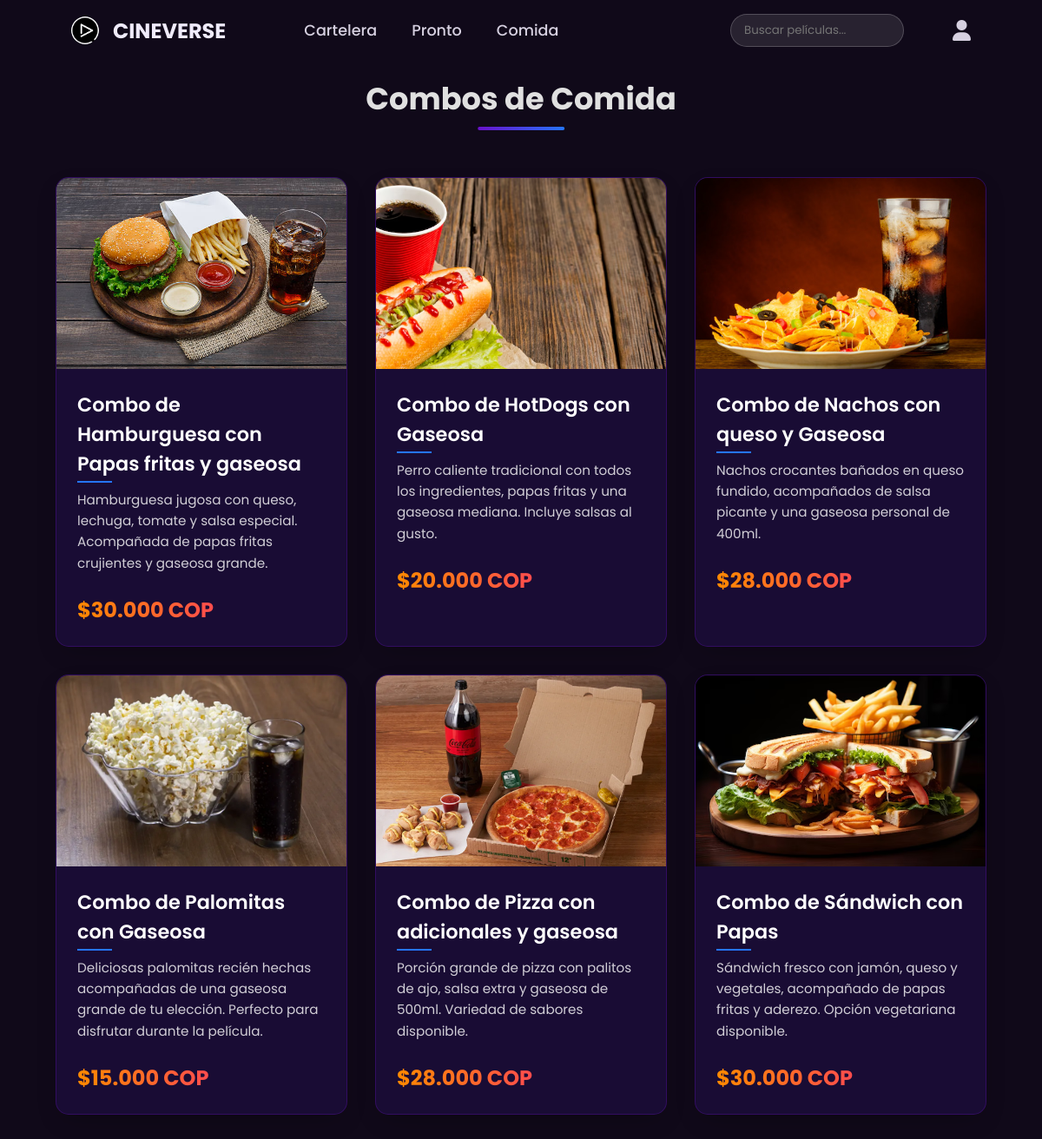
Page /usuarios/combos.php (signed in) on the committed database.
### tables this page shows
CREATE TABLE `combos` (
  `id_combo` bigint(20) NOT NULL,
  `nombre` varchar(100) NOT NULL,
  `descripcion` text DEFAULT NULL,
  `precio` decimal(10,2) NOT NULL,
  `imagen_nombre` varchar(255) DEFAULT NULL
);

### usuarios/combos.php (the view, shortened to what this page needs)
<?php
require './header-iniciado.php';
require '../api/db.php';
$stmt = $pdo->query("SELECT * FROM combos ORDER BY nombre");
$combos = $stmt->fetchAll(PDO::FETCH_ASSOC);
?>
<!DOCTYPE html>
<html lang="es">
<head>
    <link rel="stylesheet" href="https://cdnjs.cloudflare.com/ajax/libs/font-awesome/6.0.0-beta3/css/all.min.css">
    <link rel="stylesheet" href="https://cdnjs.cloudflare.com/ajax/libs/animate.css/4.1.1/animate.min.css">
</head>
<body>
    <section class="combos-section">
        <h2 class="section-title">Combos de Comida</h2>
        <div class="combos-grid">
            <?php foreach ($combos as $index => $combo): ?>
                <div class="combo-card" style="--order: <?= $index ?>">
                    <div class="combo-imagen-container">
                        <img src="/cineapp/assets/img/combos/<?= htmlspecialchars($combo['imagen_nombre']) ?>"
                             alt="<?= htmlspecialchars($combo['nombre']) ?>"
                             class="combo-imagen">
                    </div>
                    <div class="combo-info">
                        <h3 class="combo-nombre"><?= htmlspecialchars($combo['nombre']) ?></h3>
                        <p class="combo-descripcion"><?= htmlspecialchars($combo['descripcion']) ?></p>
                        <div class="combo-footer">
                            <span class="combo-precio">$<?= number_format($combo['precio'], 0, ',', '.') ?> COP</span>
                        </div>
                    </div>
                </div>
            <?php endforeach; ?>
        </div>
    </section>
</body>
</html>

### usuarios/header-iniciado.php (style rules this page uses)
body { background-color: #100919; padding-top: 4.5rem; }
.barra-de-navegacion a, span { font-family: 'Poppins', sans-serif; }

### usuarios/combos.php (style rules this page uses)
:root { --primary: #6a11cb; --secondary: #2575fc; --accent: #ff4d4d; --dark: #0f0523; --light: #f8f9fa; --text: #e0e0e0; --text-dark: #333; --card-bg: rgba(30, 15, 65, 0.7); --glow: 0 0 15px rgba(106, 17, 203, 0.5); }
* { margin: 0; padding: 0; box-sizing: border-box; }
body { font-family: 'Poppins', sans-serif; color: var(--text); min-height: 100vh; padding: 2rem; overflow-x: hidden; }
.combos-section { max-width: 1400px; margin: 0 auto; padding: 2rem; position: relative; }
.section-title { font-size: 2.2rem; padding-top: 23px; margin-bottom: 2rem; position: relative; display: inline-block; animation: fadeIn 1s both; text-align: center; left: 50%; transform: translateX(-50%); }
.section-title::after { content: ''; position: absolute; bottom: -10px; left: 50%; transform: translateX(-50%); width: 100px; height: 4px; background: linear-gradient(to right, var(--primary), var(--secondary)); border-radius: 2px; }
.combos-grid { display: grid; grid-template-columns: repeat(auto-fill, minmax(300px, 1fr)); gap: 2rem; margin-top: 2rem; }
.combo-card { background: var(--card-bg); border-radius: 15px; overflow: hidden; transition: all 0.5s cubic-bezier(0.175, 0.885, 0.32, 1.275); box-shadow: 0 10px 30px -10px rgba(0, 0, 0, 0.3); position: relative; border: 1px solid rgba(106, 17, 203, 0.3); animation: fadeInUp 0.8s both; animation-delay: calc(var(--order) * 0.1s); }
.combo-card::before { content: ''; position: absolute; top: 0; left: 0; width: 100%; height: 100%; background: linear-gradient(45deg, transparent, rgba(106, 17, 203, 0.1), transparent); z-index: 1; pointer-events: none; opacity: 0; transition: opacity 0.3s ease; }
.combo-imagen-container { position: relative; overflow: hidden; height: 220px; }
.combo-imagen { width: 100%; height: 100%; object-fit: cover; transition: transform 0.5s ease; }
.combo-info { padding: 1.5rem; position: relative; z-index: 2; }
.combo-nombre { font-size: 1.4rem; font-weight: 600; margin-bottom: 0.8rem; color: white; position: relative; display: inline-block; }
.combo-nombre::after { content: ''; position: absolute; bottom: -5px; left: 0; width: 40px; height: 2px; background: var(--secondary); transition: width 0.3s ease; }
.combo-descripcion { font-size: 0.95rem; line-height: 1.6; margin-bottom: 1.5rem; color: rgba(255, 255, 255, 0.8); }
.combo-footer { display: flex; justify-content: space-between; align-items: center; margin-top: 1rem; }
.combo-precio { font-size: 1.5rem; font-weight: 700; background: linear-gradient(to right, #ff8a00, #ff4d4d); -webkit-background-clip: text; background-clip: text; color: transparent; }

### rows in the picture
combos: $index 0 (drawn), imagen_nombre (picture), nombre "Combo de Hamburguesa con Papas fritas y gaseosa", descripcion "Hamburguesa jugosa con queso, lechuga, tomate y salsa especial. Acompañada de papas fritas crujientes y gaseosa grande."
combos: $index 1 (drawn), imagen_nombre (picture), nombre "Combo de HotDogs con Gaseosa", descripcion "Perro caliente tradicional con todos los ingredientes, papas fritas y una gaseosa mediana. Incluye salsas al gusto."
combos: $index 2 (drawn), imagen_nombre (picture), nombre "Combo de Nachos con queso y Gaseosa", descripcion "Nachos crocantes bañados en queso fundido, acompañados de salsa picante y una gaseosa personal de 400ml."
combos: $index 3 (drawn), imagen_nombre (picture), nombre "Combo de Palomitas con Gaseosa", descripcion "Deliciosas palomitas recién hechas acompañadas de una gaseosa grande de tu elección. Perfecto para disfrutar durante la película."
combos: $index 4 (drawn), imagen_nombre (picture), nombre "Combo de Pizza con adicionales y gaseosa", descripcion "Porción grande de pizza con palitos de ajo, salsa extra y gaseosa de 500ml. Variedad de sabores disponible."
combos: $index 5 (drawn), imagen_nombre (picture), nombre "Combo de Sándwich con Papas", descripcion "Sándwich fresco con jamón, queso y vegetales, acompañado de papas fritas y aderezo. Opción vegetariana disponible."
